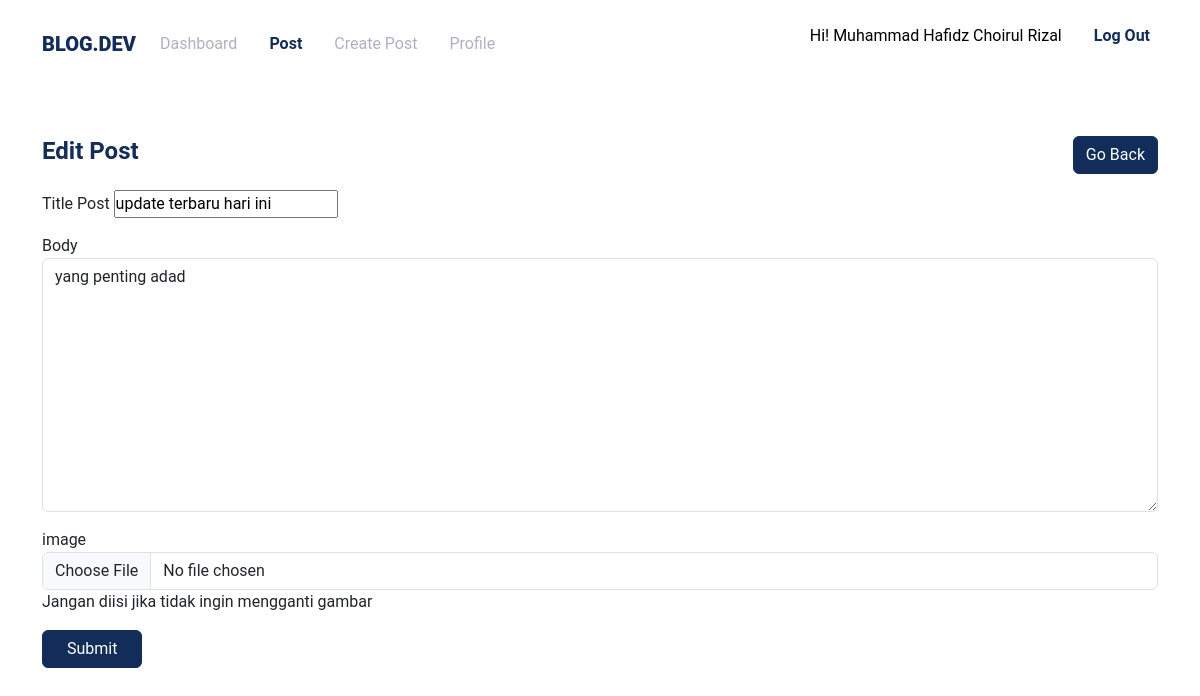
/blogger/edit-post.php?id=29 (signed in), run on the app's committed database.
### tables this page shows
CREATE TABLE `users` (
  `id` int(11) NOT NULL,
  `Name` varchar(50) NOT NULL,
  `email` varchar(50) NOT NULL,
  `password` varchar(50) NOT NULL,
  `photo` text NOT NULL
);

CREATE TABLE `post` (
  `id` int(11) NOT NULL,
  `user_id` int(11) NOT NULL,
  `title` varchar(255) NOT NULL,
  `slug` varchar(255) NOT NULL,
  `image` text NOT NULL,
  `body` text NOT NULL,
  `date` date DEFAULT NULL
);

### blogger/edit-post.php (the view, shortened to what this page needs)
<?php
$title = 'Edit Post';
include('components/header.php');
$data =mysqli_fetch_array(mysqli_query($connect, "SELECT * FROM post WHERE id= '$_GET[id]'"));
 ?>
<section class= "py-5">
    <div class="container">
        <div class="d-flex align-items-center justify-content-between mb-3">
            <h4 class="text-primary fw-bold">Edit Post</h4>
            <a href="create-post.php" class="btn btn-primary">Go Back</a>
        </div>
        <form action="php/post.php" method="post" enctype="multipart/form-data">
            <div class="mb-3">
                <label for="title">Title Post</label>
                <input type="text" name="title" id="title" class="title-control" placeholder="Title Post" value= "<?= $data['title']?>" required>
            </div>
            <div class="mb-3">
                <label for="body">Body</label>
                <textarea name="body" id="body" cols="30" rows="10" class="form-control" placeholder="body" required><?= $data['body']?></textarea>
            </div>
            <div class="mb-3">
                <label for="image">image</label>
                <input type="file" name="image" id="image" class="form-control" accept="image/*" >
                <span class="formm-text">Jangan diisi jika tidak ingin mengganti gambar</span>
            </div>
            <button type= "submit"class="btn btn-primary px-4">Submit</button>
        </form>
    </div>
</section>

### blogger/components/header.php (shortened to what this page needs)
<?php
    include('../config/connect.php');
$user_logged = mysqli_fetch_array(mysqli_query($connect, "SELECT * FROM users WHERE id='$_SESSION[user_id]'"));
?>
<!DOCTYPE html>
<html lang="en">
<head>
    <link rel="stylesheet" href="../assets/vendors/bootstrap/css/bootstrap.min.css">
    <link rel="stylesheet" href="../assets/css/style.css">
</head>
<body>
    <nav class="navbar navbar-expand-lg bg-wite py-3">
        <div class="container">
            <a href="" class="navbar-brand text-uppercase">Blog.Dev</a>
            <div class="collapse navbar-collapse" id="navMenu">
                <ul class="navbar-nav gap-3 me-auto">
                    <li class="nav-item"><a href="." class="nav-link  <?= ($title == 'Dashboard') ? 'active' : '' ?>">Dashboard</a></li>
                    <li class="nav-item"><a href="post.php" class="nav-link  <?= ($title == 'Post' || $title == 'Edit Post') ? 'active' : '' ?>">Post</a></li>
                    <li class="nav-item"><a href="create-post.php" class="nav-link  <?= ($title == 'Add Post') ? 'active' : '' ?>">Create Post</a></li>
                    <li class="nav-item"><a href="profile.php" class="nav-link"  <?= ($title == 'Profile') ? 'active' : '' ?>>Profile</a></li>
                </ul>
                <ul class="navbar-nav gap-3 ">
                    <li>
                        <p class="nav-link active">Hi! <?= $user_logged['Name']?></p>
                    </li>
                    <li class="nav-item"><a href="php/logout.php" class="nav-link active">Log Out</a></li>
            </div>
        </div>
    </nav>

### assets/css/style.css (style rules this page uses)
:root { --primary-color: #122D5A; --secondary-color: #B2B0BF; --third-color : #2F4570; --font-size-1 : 52px; --font-size-2 : 42px; --font-size-3 : 22px; }
* { margin: 0; padding: 0; box-sizing: border-box; font-family: 'Roboto', sans-serif; }
a { text-decoration: none; }
.btn-primary { background-color: var(--primary-color); border-color: var(--primary-color); }
.text-primary { color: var(--primary-color) !important; }
.navbar .navbar-brand { font-weight: 900; color: var(--primary-color); }
.navbar .navbar-nav .nav-item .nav-link { color: var(--secondary-color); }
.navbar .navbar-nav .nav-item .nav-link.active { font-weight: 700; color: var(--primary-color); }

### data on the page
users: Name "Muhammad Hafidz Choirul Rizal"
post: title "update terbaru hari ini", body "yang penting adad"
